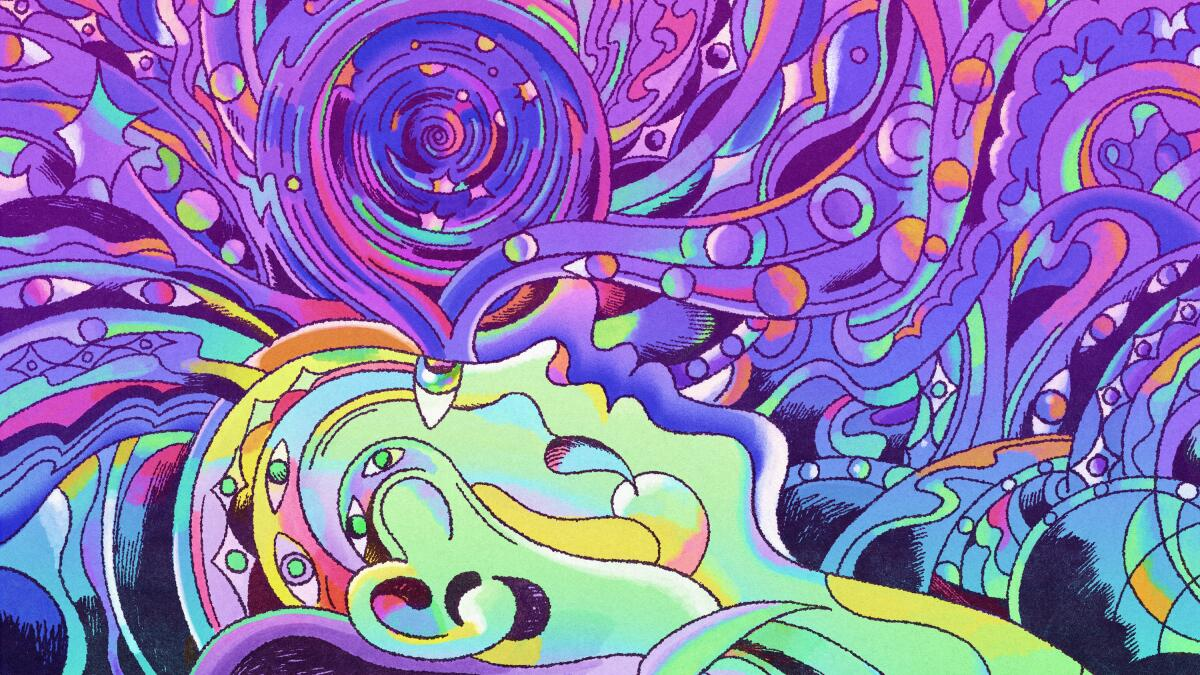
#> input picture after/features/dem.jpg, 1200 x 675 px
$ python gabor_filter.py   (older library calls are emulated)
#> lines starting #> are read from the running program, lines starting #| are printed output that depends on the picture
# 8 thetha/orientations -> 0, 45, 90, 135 ....
# Implies 40 gabor images from 1 single image

import numpy as np
import matplotlib.pyplot as plt
import cv2

ims = []
fig = plt.figure(figsize=(100,100))
k = 1
for i in range(0, 40):
    g_kernel = cv2.getGaborKernel((21, 21), 8.0, i*np.pi/4, 10.0, 0.5, 0, ktype=cv2.CV_32F)
    img = cv2.imread('dem.jpg')
#> img is the input picture: shape (675, 1200, 3); mean B, G, R 179.8, 118.2, 139.4
    img = cv2.cvtColor(img, cv2.COLOR_BGR2GRAY)
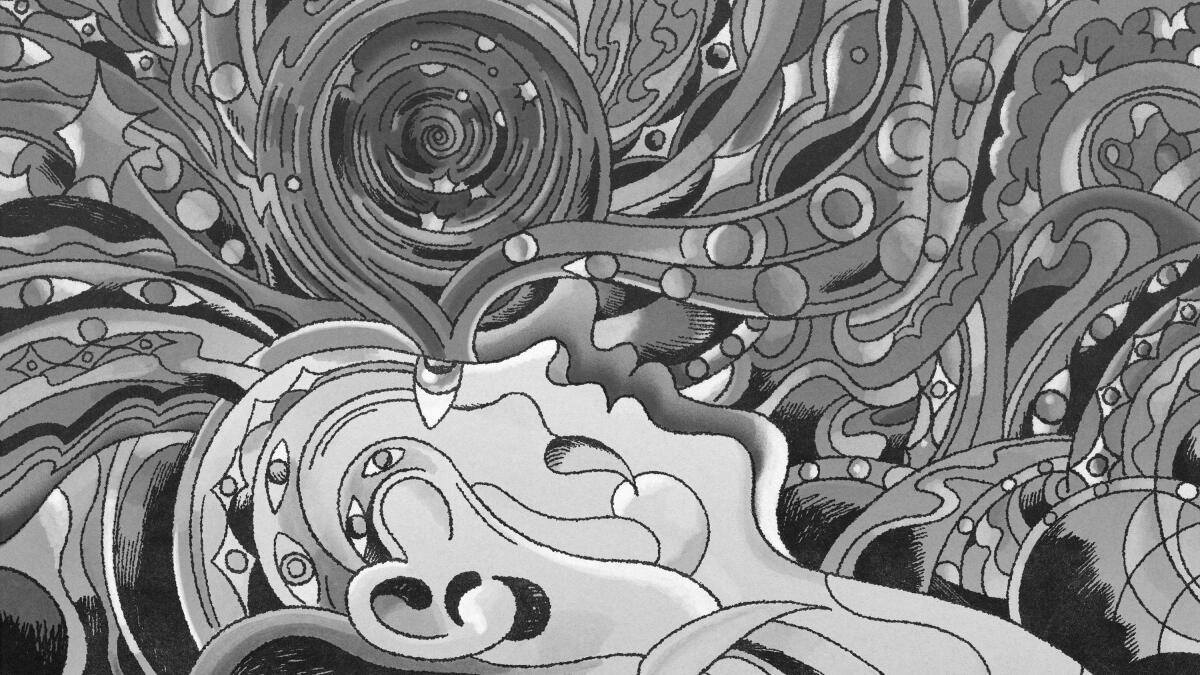
#> img: shape (675, 1200); min 6, max 255, mean 131.6
    filtered_img = cv2.filter2D(img, cv2.CV_8UC3, g_kernel)
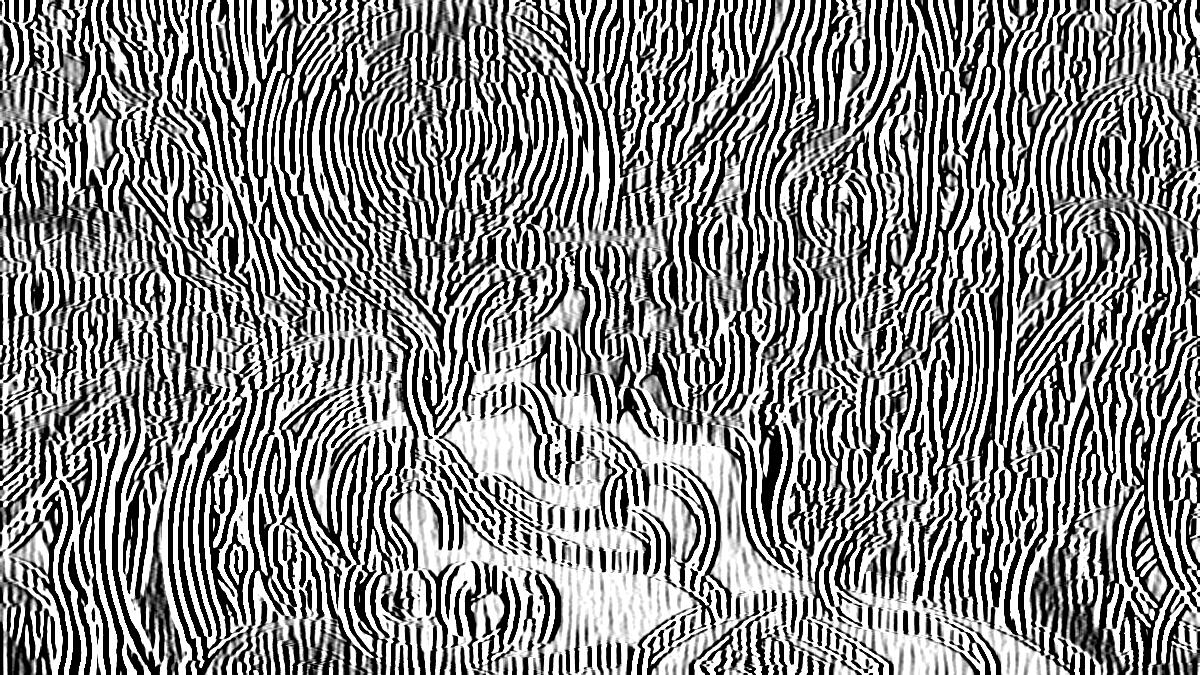
#> filtered_img: shape (675, 1200); min 0, max 255, mean 136
    filtered_img = cv2.cvtColor(filtered_img, cv2.COLOR_BGR2RGB)
#> filtered_img: shape (675, 1200, 3)
    ims.append(filtered_img)
    # [10 lines of commented-out code are left out]
for i in range(len(ims)):
    ax = fig.add_subplot(5, 8, i + 1)
    ax.imshow(ims[i], extent=(0, 1000, 0, 1000))

fig.tight_layout()
plt.show()
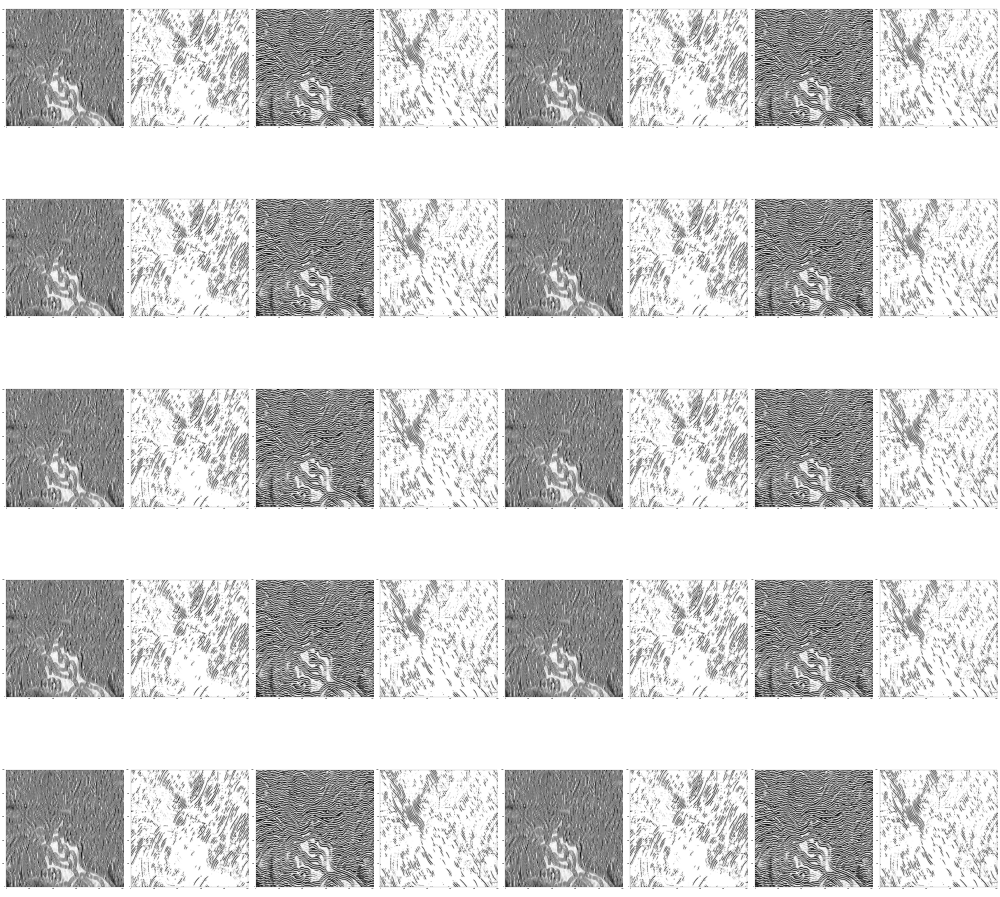
#> figure drawn by matplotlib, 40 panels
